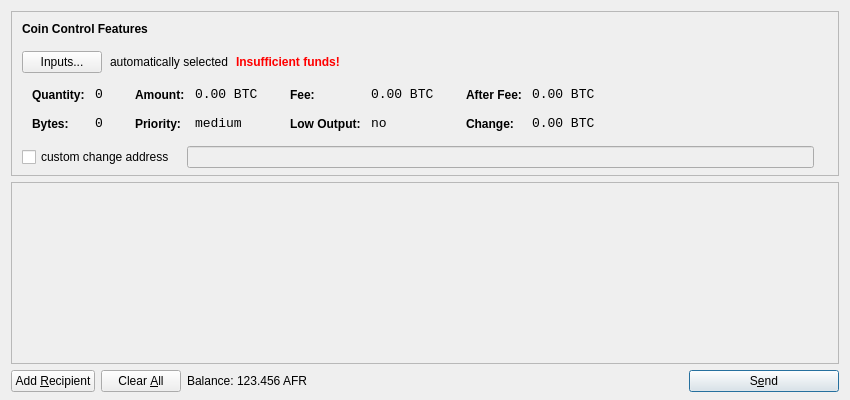
<?xml version="1.0" encoding="UTF-8"?>
<ui version="4.0">
 <class>SendCoinsDialog</class>
 <widget class="QDialog" name="SendCoinsDialog">
  <property name="geometry">
   <rect>
    <x>0</x>
    <y>0</y>
    <width>850</width>
    <height>400</height>
   </rect>
  </property>
  <property name="windowTitle">
   <string>Send Coins</string>
  </property>
  <layout class="QVBoxLayout" name="verticalLayout" stretch="0,1,0">
   <property name="bottomMargin">
    <number>8</number>
   </property>
   <item>
    <widget class="QFrame" name="frameCoinControl">
     <property name="sizePolicy">
      <sizepolicy hsizetype="Expanding" vsizetype="Expanding">
       <horstretch>0</horstretch>
       <verstretch>0</verstretch>
      </sizepolicy>
     </property>
     <property name="maximumSize">
      <size>
       <width>16777215</width>
       <height>16777215</height>
      </size>
     </property>
     <property name="frameShape">
      <enum>QFrame::StyledPanel</enum>
     </property>
     <property name="frameShadow">
      <enum>QFrame::Sunken</enum>
     </property>
     <layout class="QVBoxLayout" name="verticalLayoutCoinControl2">
      <property name="spacing">
       <number>-1</number>
      </property>
      <property name="leftMargin">
       <number>0</number>
      </property>
      <property name="topMargin">
       <number>0</number>
      </property>
      <property name="rightMargin">
       <number>0</number>
      </property>
      <property name="bottomMargin">
       <number>6</number>
      </property>
      <item>
       <layout class="QVBoxLayout" name="verticalLayoutCoinControl" stretch="0,0,0,0,1">
        <property name="spacing">
         <number>0</number>
        </property>
        <property name="leftMargin">
         <number>10</number>
        </property>
        <property name="topMargin">
         <number>10</number>
        </property>
        <item>
         <layout class="QHBoxLayout" name="horizontalLayoutCoinControl1">
          <property name="bottomMargin">
           <number>15</number>
          </property>
          <item>
           <widget class="QLabel" name="labelCoinControlFeatures">
            <property name="sizePolicy">
             <sizepolicy hsizetype="Preferred" vsizetype="Maximum">
              <horstretch>0</horstretch>
              <verstretch>0</verstretch>
             </sizepolicy>
            </property>
            <property name="font">
             <font>
              <weight>75</weight>
              <bold>true</bold>
             </font>
            </property>
            <property name="styleSheet">
             <string notr="true">font-weight:bold;</string>
            </property>
            <property name="text">
             <string>Coin Control Features</string>
            </property>
           </widget>
          </item>
         </layout>
        </item>
        <item>
         <layout class="QHBoxLayout" name="horizontalLayoutCoinControl2" stretch="0,0,0,0">
          <property name="spacing">
           <number>8</number>
          </property>
          <property name="bottomMargin">
           <number>10</number>
          </property>
          <item>
           <widget class="QPushButton" name="pushButtonCoinControl">
            <property name="styleSheet">
             <string notr="true"/>
            </property>
            <property name="text">
             <string>Inputs...</string>
            </property>
           </widget>
          </item>
          <item>
           <widget class="QLabel" name="labelCoinControlAutomaticallySelected">
            <property name="text">
             <string>automatically selected</string>
            </property>
            <property name="margin">
             <number>5</number>
            </property>
           </widget>
          </item>
          <item>
           <widget class="QLabel" name="labelCoinControlInsuffFunds">
            <property name="font">
             <font>
              <weight>75</weight>
              <bold>true</bold>
             </font>
            </property>
            <property name="styleSheet">
             <string notr="true">color:red;font-weight:bold;</string>
            </property>
            <property name="text">
             <string>Insufficient funds!</string>
            </property>
            <property name="margin">
             <number>5</number>
            </property>
           </widget>
          </item>
          <item>
           <spacer name="horizontalSpacerCoinControl">
            <property name="orientation">
             <enum>Qt::Horizontal</enum>
            </property>
            <property name="sizeHint" stdset="0">
             <size>
              <width>40</width>
              <height>1</height>
             </size>
            </property>
           </spacer>
          </item>
         </layout>
        </item>
        <item>
         <widget class="QWidget" name="widgetCoinControl" native="true">
          <property name="sizePolicy">
           <sizepolicy hsizetype="Preferred" vsizetype="Preferred">
            <horstretch>0</horstretch>
            <verstretch>0</verstretch>
           </sizepolicy>
          </property>
          <property name="minimumSize">
           <size>
            <width>0</width>
            <height>0</height>
           </size>
          </property>
          <property name="styleSheet">
           <string notr="true"/>
          </property>
          <layout class="QHBoxLayout" name="horizontalLayoutCoinControl5">
           <property name="margin">
            <number>0</number>
           </property>
           <item>
            <layout class="QHBoxLayout" name="horizontalLayoutCoinControl3" stretch="0,0,0,1">
             <property name="spacing">
              <number>20</number>
             </property>
             <property name="topMargin">
              <number>0</number>
             </property>
             <property name="bottomMargin">
              <number>10</number>
             </property>
             <item>
              <layout class="QFormLayout" name="formLayoutCoinControl1">
               <property name="horizontalSpacing">
                <number>10</number>
               </property>
               <property name="verticalSpacing">
                <number>14</number>
               </property>
               <property name="leftMargin">
                <number>10</number>
               </property>
               <property name="topMargin">
                <number>4</number>
               </property>
               <property name="rightMargin">
                <number>6</number>
               </property>
               <item row="0" column="0">
                <widget class="QLabel" name="labelCoinControlQuantityText">
                 <property name="styleSheet">
                  <string notr="true">font-weight:bold;</string>
                 </property>
                 <property name="text">
                  <string>Quantity:</string>
                 </property>
                 <property name="margin">
                  <number>0</number>
                 </property>
                </widget>
               </item>
               <item row="0" column="1">
                <widget class="QLabel" name="labelCoinControlQuantity">
                 <property name="font">
                  <font>
                   <family>Monospace</family>
                   <pointsize>10</pointsize>
                  </font>
                 </property>
                 <property name="cursor">
                  <cursorShape>IBeamCursor</cursorShape>
                 </property>
                 <property name="contextMenuPolicy">
                  <enum>Qt::ActionsContextMenu</enum>
                 </property>
                 <property name="text">
                  <string notr="true">0</string>
                 </property>
                 <property name="margin">
                  <number>0</number>
                 </property>
                 <property name="textInteractionFlags">
                  <set>Qt::LinksAccessibleByMouse|Qt::TextSelectableByKeyboard|Qt::TextSelectableByMouse</set>
                 </property>
                </widget>
               </item>
               <item row="1" column="0">
                <widget class="QLabel" name="labelCoinControlBytesText">
                 <property name="styleSheet">
                  <string notr="true">font-weight:bold;</string>
                 </property>
                 <property name="text">
                  <string>Bytes:</string>
                 </property>
                </widget>
               </item>
               <item row="1" column="1">
                <widget class="QLabel" name="labelCoinControlBytes">
                 <property name="font">
                  <font>
                   <family>Monospace</family>
                   <pointsize>10</pointsize>
                  </font>
                 </property>
                 <property name="cursor">
                  <cursorShape>IBeamCursor</cursorShape>
                 </property>
                 <property name="contextMenuPolicy">
                  <enum>Qt::ActionsContextMenu</enum>
                 </property>
                 <property name="text">
                  <string notr="true">0</string>
                 </property>
                 <property name="textInteractionFlags">
                  <set>Qt::LinksAccessibleByMouse|Qt::TextSelectableByKeyboard|Qt::TextSelectableByMouse</set>
                 </property>
                </widget>
               </item>
              </layout>
             </item>
             <item>
              <layout class="QFormLayout" name="formLayoutCoinControl2">
               <property name="horizontalSpacing">
                <number>10</number>
               </property>
               <property name="verticalSpacing">
                <number>14</number>
               </property>
               <property name="leftMargin">
                <number>6</number>
               </property>
               <property name="topMargin">
                <number>4</number>
               </property>
               <property name="rightMargin">
                <number>6</number>
               </property>
               <item row="0" column="0">
                <widget class="QLabel" name="labelCoinControlAmountText">
                 <property name="styleSheet">
                  <string notr="true">font-weight:bold;</string>
                 </property>
                 <property name="text">
                  <string>Amount:</string>
                 </property>
                 <property name="margin">
                  <number>0</number>
                 </property>
                </widget>
               </item>
               <item row="0" column="1">
                <widget class="QLabel" name="labelCoinControlAmount">
                 <property name="font">
                  <font>
                   <family>Monospace</family>
                   <pointsize>10</pointsize>
                  </font>
                 </property>
                 <property name="cursor">
                  <cursorShape>IBeamCursor</cursorShape>
                 </property>
                 <property name="contextMenuPolicy">
                  <enum>Qt::ActionsContextMenu</enum>
                 </property>
                 <property name="text">
                  <string notr="true">0.00 BTC</string>
                 </property>
                 <property name="textInteractionFlags">
                  <set>Qt::LinksAccessibleByMouse|Qt::TextSelectableByKeyboard|Qt::TextSelectableByMouse</set>
                 </property>
                </widget>
               </item>
               <item row="1" column="0">
                <widget class="QLabel" name="labelCoinControlPriorityText">
                 <property name="styleSheet">
                  <string notr="true">font-weight:bold;</string>
                 </property>
                 <property name="text">
                  <string>Priority:</string>
                 </property>
                </widget>
               </item>
               <item row="1" column="1">
                <widget class="QLabel" name="labelCoinControlPriority">
                 <property name="font">
                  <font>
                   <family>Monospace</family>
                   <pointsize>10</pointsize>
                  </font>
                 </property>
                 <property name="cursor">
                  <cursorShape>IBeamCursor</cursorShape>
                 </property>
                 <property name="contextMenuPolicy">
                  <enum>Qt::ActionsContextMenu</enum>
                 </property>
                 <property name="text">
                  <string>medium</string>
                 </property>
                 <property name="textInteractionFlags">
                  <set>Qt::LinksAccessibleByMouse|Qt::TextSelectableByKeyboard|Qt::TextSelectableByMouse</set>
                 </property>
                </widget>
               </item>
              </layout>
             </item>
             <item>
              <layout class="QFormLayout" name="formLayoutCoinControl3">
               <property name="horizontalSpacing">
                <number>10</number>
               </property>
               <property name="verticalSpacing">
                <number>14</number>
               </property>
               <property name="leftMargin">
                <number>6</number>
               </property>
               <property name="topMargin">
                <number>4</number>
               </property>
               <property name="rightMargin">
                <number>6</number>
               </property>
               <item row="0" column="0">
                <widget class="QLabel" name="labelCoinControlFeeText">
                 <property name="styleSheet">
                  <string notr="true">font-weight:bold;</string>
                 </property>
                 <property name="text">
                  <string>Fee:</string>
                 </property>
                 <property name="margin">
                  <number>0</number>
                 </property>
                </widget>
               </item>
               <item row="0" column="1">
                <widget class="QLabel" name="labelCoinControlFee">
                 <property name="font">
                  <font>
                   <family>Monospace</family>
                   <pointsize>10</pointsize>
                  </font>
                 </property>
                 <property name="cursor">
                  <cursorShape>IBeamCursor</cursorShape>
                 </property>
                 <property name="contextMenuPolicy">
                  <enum>Qt::ActionsContextMenu</enum>
                 </property>
                 <property name="text">
                  <string notr="true">0.00 BTC</string>
                 </property>
                 <property name="textInteractionFlags">
                  <set>Qt::LinksAccessibleByMouse|Qt::TextSelectableByKeyboard|Qt::TextSelectableByMouse</set>
                 </property>
                </widget>
               </item>
               <item row="1" column="0">
                <widget class="QLabel" name="labelCoinControlLowOutputText">
                 <property name="styleSheet">
                  <string notr="true">font-weight:bold;</string>
                 </property>
                 <property name="text">
                  <string>Low Output:</string>
                 </property>
                </widget>
               </item>
               <item row="1" column="1">
                <widget class="QLabel" name="labelCoinControlLowOutput">
                 <property name="font">
                  <font>
                   <family>Monospace</family>
                   <pointsize>10</pointsize>
                  </font>
                 </property>
                 <property name="cursor">
                  <cursorShape>IBeamCursor</cursorShape>
                 </property>
                 <property name="contextMenuPolicy">
                  <enum>Qt::ActionsContextMenu</enum>
                 </property>
                 <property name="text">
                  <string>no</string>
                 </property>
                 <property name="textInteractionFlags">
                  <set>Qt::LinksAccessibleByMouse|Qt::TextSelectableByKeyboard|Qt::TextSelectableByMouse</set>
                 </property>
                </widget>
               </item>
              </layout>
             </item>
             <item>
              <layout class="QFormLayout" name="formLayoutCoinControl4">
               <property name="horizontalSpacing">
                <number>10</number>
               </property>
               <property name="verticalSpacing">
                <number>14</number>
               </property>
               <property name="leftMargin">
                <number>6</number>
               </property>
               <property name="topMargin">
                <number>4</number>
               </property>
               <property name="rightMargin">
                <number>6</number>
               </property>
               <item row="0" column="0">
                <widget class="QLabel" name="labelCoinControlAfterFeeText">
                 <property name="styleSheet">
                  <string notr="true">font-weight:bold;</string>
                 </property>
                 <property name="text">
                  <string>After Fee:</string>
                 </property>
                 <property name="margin">
                  <number>0</number>
                 </property>
                </widget>
               </item>
               <item row="0" column="1">
                <widget class="QLabel" name="labelCoinControlAfterFee">
                 <property name="font">
                  <font>
                   <family>Monospace</family>
                   <pointsize>10</pointsize>
                  </font>
                 </property>
                 <property name="cursor">
                  <cursorShape>IBeamCursor</cursorShape>
                 </property>
                 <property name="contextMenuPolicy">
                  <enum>Qt::ActionsContextMenu</enum>
                 </property>
                 <property name="text">
                  <string notr="true">0.00 BTC</string>
                 </property>
                 <property name="textInteractionFlags">
                  <set>Qt::LinksAccessibleByMouse|Qt::TextSelectableByKeyboard|Qt::TextSelectableByMouse</set>
                 </property>
                </widget>
               </item>
               <item row="1" column="0">
                <widget class="QLabel" name="labelCoinControlChangeText">
                 <property name="styleSheet">
                  <string notr="true">font-weight:bold;</string>
                 </property>
                 <property name="text">
                  <string>Change:</string>
                 </property>
                </widget>
               </item>
               <item row="1" column="1">
                <widget class="QLabel" name="labelCoinControlChange">
                 <property name="font">
                  <font>
                   <family>Monospace</family>
                   <pointsize>10</pointsize>
                  </font>
                 </property>
                 <property name="cursor">
                  <cursorShape>IBeamCursor</cursorShape>
                 </property>
                 <property name="contextMenuPolicy">
                  <enum>Qt::ActionsContextMenu</enum>
                 </property>
                 <property name="text">
                  <string notr="true">0.00 BTC</string>
                 </property>
                 <property name="textInteractionFlags">
                  <set>Qt::LinksAccessibleByMouse|Qt::TextSelectableByKeyboard|Qt::TextSelectableByMouse</set>
                 </property>
                </widget>
               </item>
              </layout>
             </item>
            </layout>
           </item>
          </layout>
         </widget>
        </item>
        <item>
         <layout class="QHBoxLayout" name="horizontalLayoutCoinControl4" stretch="0,0,0">
          <property name="spacing">
           <number>12</number>
          </property>
          <property name="sizeConstraint">
           <enum>QLayout::SetDefaultConstraint</enum>
          </property>
          <property name="topMargin">
           <number>5</number>
          </property>
          <property name="rightMargin">
           <number>5</number>
          </property>
          <item>
           <widget class="QCheckBox" name="checkBoxCoinControlChange">
            <property name="text">
             <string>custom change address</string>
            </property>
           </widget>
          </item>
          <item>
           <widget class="QLineEdit" name="lineEditCoinControlChange">
            <property name="enabled">
             <bool>false</bool>
            </property>
            <property name="sizePolicy">
             <sizepolicy hsizetype="Expanding" vsizetype="Fixed">
              <horstretch>0</horstretch>
              <verstretch>0</verstretch>
             </sizepolicy>
            </property>
           </widget>
          </item>
          <item>
           <widget class="QLabel" name="labelCoinControlChangeLabel">
            <property name="sizePolicy">
             <sizepolicy hsizetype="Preferred" vsizetype="Expanding">
              <horstretch>0</horstretch>
              <verstretch>0</verstretch>
             </sizepolicy>
            </property>
            <property name="minimumSize">
             <size>
              <width>0</width>
              <height>0</height>
             </size>
            </property>
            <property name="text">
             <string/>
            </property>
            <property name="margin">
             <number>3</number>
            </property>
           </widget>
          </item>
         </layout>
        </item>
        <item>
         <spacer name="verticalSpacerCoinControl">
          <property name="orientation">
           <enum>Qt::Vertical</enum>
          </property>
          <property name="sizeHint" stdset="0">
           <size>
            <width>800</width>
            <height>1</height>
           </size>
          </property>
         </spacer>
        </item>
       </layout>
      </item>
     </layout>
    </widget>
   </item>
   <item>
    <widget class="QScrollArea" name="scrollArea">
     <property name="widgetResizable">
      <bool>true</bool>
     </property>
     <widget class="QWidget" name="scrollAreaWidgetContents">
      <property name="geometry">
       <rect>
        <x>0</x>
        <y>0</y>
        <width>830</width>
        <height>165</height>
       </rect>
      </property>
      <layout class="QVBoxLayout" name="verticalLayout_2">
       <property name="margin">
        <number>0</number>
       </property>
       <item>
        <layout class="QVBoxLayout" name="entries">
         <property name="spacing">
          <number>6</number>
         </property>
        </layout>
       </item>
       <item>
        <spacer name="verticalSpacer">
         <property name="orientation">
          <enum>Qt::Vertical</enum>
         </property>
         <property name="sizeHint" stdset="0">
          <size>
           <width>20</width>
           <height>40</height>
          </size>
         </property>
        </spacer>
       </item>
      </layout>
     </widget>
    </widget>
   </item>
   <item>
    <layout class="QHBoxLayout" name="horizontalLayout">
     <item>
      <widget class="QPushButton" name="addButton">
       <property name="toolTip">
        <string>Send to multiple recipients at once</string>
       </property>
       <property name="text">
        <string>Add &amp;Recipient</string>
       </property>
       <property name="icon">
        <iconset resource="../bitcoin.qrc">
         <normaloff>:/icons/add</normaloff>:/icons/add</iconset>
       </property>
       <property name="autoDefault">
        <bool>false</bool>
       </property>
      </widget>
     </item>
     <item>
      <widget class="QPushButton" name="clearButton">
       <property name="sizePolicy">
        <sizepolicy hsizetype="Minimum" vsizetype="Fixed">
         <horstretch>0</horstretch>
         <verstretch>0</verstretch>
        </sizepolicy>
       </property>
       <property name="toolTip">
        <string>Remove all transaction fields</string>
       </property>
       <property name="text">
        <string>Clear &amp;All</string>
       </property>
       <property name="icon">
        <iconset resource="../bitcoin.qrc">
         <normaloff>:/icons/remove</normaloff>:/icons/remove</iconset>
       </property>
       <property name="autoRepeatDelay">
        <number>300</number>
       </property>
       <property name="autoDefault">
        <bool>false</bool>
       </property>
      </widget>
     </item>
     <item>
      <layout class="QHBoxLayout" name="horizontalLayout_2">
       <property name="spacing">
        <number>3</number>
       </property>
       <item>
        <widget class="QLabel" name="label">
         <property name="text">
          <string>Balance:</string>
         </property>
        </widget>
       </item>
       <item>
        <widget class="QLabel" name="labelBalance">
         <property name="cursor">
          <cursorShape>IBeamCursor</cursorShape>
         </property>
         <property name="text">
          <string>123.456 AFR</string>
         </property>
         <property name="textInteractionFlags">
          <set>Qt::LinksAccessibleByMouse|Qt::TextSelectableByKeyboard|Qt::TextSelectableByMouse</set>
         </property>
        </widget>
       </item>
      </layout>
     </item>
     <item>
      <spacer name="horizontalSpacer">
       <property name="orientation">
        <enum>Qt::Horizontal</enum>
       </property>
       <property name="sizeHint" stdset="0">
        <size>
         <width>40</width>
         <height>20</height>
        </size>
       </property>
      </spacer>
     </item>
     <item>
      <widget class="QPushButton" name="sendButton">
       <property name="minimumSize">
        <size>
         <width>150</width>
         <height>0</height>
        </size>
       </property>
       <property name="toolTip">
        <string>Confirm the send action</string>
       </property>
       <property name="text">
        <string>S&amp;end</string>
       </property>
       <property name="icon">
        <iconset resource="../bitcoin.qrc">
         <normaloff>:/icons/send</normaloff>:/icons/send</iconset>
       </property>
       <property name="default">
        <bool>true</bool>
       </property>
      </widget>
     </item>
    </layout>
   </item>
  </layout>
 </widget>
 <resources>
  <include location="../bitcoin.qrc"/>
 </resources>
 <connections/>
</ui>
